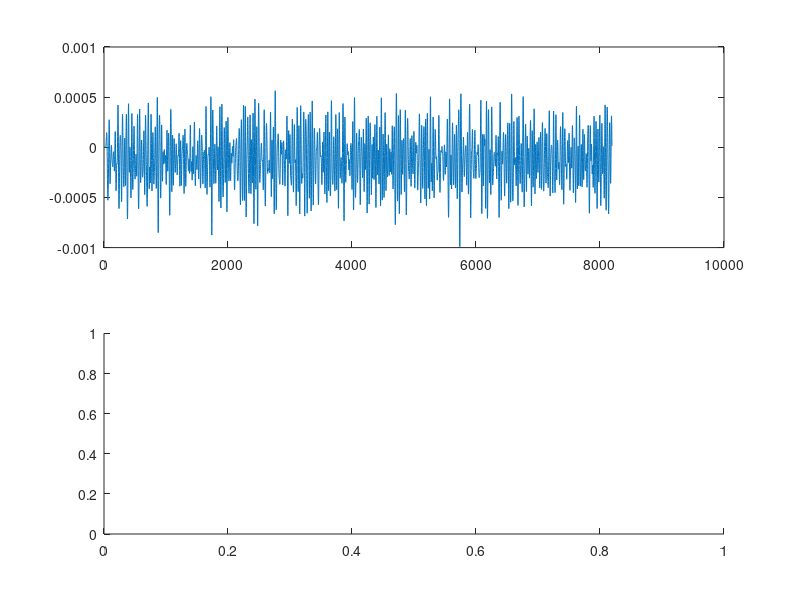

The MATLAB script that drew this image: (Note: this script raises an error after producing the figure.)
eps0 = 10.^-9/36/pi; mu0 = 4*pi*10.^-7;
c = 3*10.^8; Cn = 0.99;
dx = 0.001; dy =0.001; dz = 0.001;
dt = Cn/(c * ((1/dz).^2+(1/dy).^2+(1/dz).^2).^.5); 
dt_mu = dt/mu0; dt_eps = dt/eps0;

duration = 8192;
nx = 30; ny = 40; nz = 10;

Ex = zeros(nx,ny+1,nz+1); Hx = zeros(nx+1,ny,nz);
Ey = zeros(nx+1,ny,nz+1); Hy = zeros(nx,ny+1,nz);
Ez = zeros(nx+1,ny+1,nz); Hz = zeros(nx,ny,nz+1);
Ez_save = zeros(duration,1);

Pulse = zeros(duration,1);
T = 2.^.5*(log(2)).^.5 /(pi*15*10^9);
for n = 1:duration
    Pulse(n) = exp(-((n*dt - 3*T)/T).^2);
end

for iter = 1:duration
 %%%%%%%%%%%Ecell update%%%%%%%%%%%%%%%%%%%%%%
 Ex(2:nx,2:ny,2:nz) = Ex(2:nx,2:ny,2:nz)...
               +(dt_eps/dy).*(Hz(2:nx,2:ny,2:nz)-Hz(2:nx,1:ny-1,2:nz))...
               -(dt_eps/dz).*(Hy(2:nx,2:ny,2:nz)-Hy(2:nx,2:ny,1:nz-1));

Ey(2:nx,2:ny,2:nz) = Ey(2:nx,2:ny,2:nz)...
               +(dt_eps/dz)*(Hx(2:nx,2:ny,2:nz)-Hx(2:nx,2:ny,1:nz-1))...
               -(dt_eps/dx)*(Hz(2:nx,2:ny,2:nz)-Hz(1:nx-1,2:ny,2:nz));                              

Ez(2:nx,2:ny,2:nz) = Ez(2:nx,2:ny,2:nz)...
               +(dt_eps/dx)*(Hy(2:nx,2:ny,2:nz)-Hy(1:nx-1,2:ny,2:nz))...
               -(dt_eps/dy)*(Hx(2:nx,2:ny,2:nz)-Hx(2:nx,1:ny-1,2:nz));
   
   %%%%%%%%%%%%%source 
   Ez(3,3,3) =  Ez(3,3,3) + Pulse(iter);
  
   
  %%%%%%%%%Hcell update
 Hx(1:nx+1,1:ny,1:nz) =Hx(1:nx+1,1:ny,1:nz)...
                 +(dt_mu/dz)*(Ey(1:nx+1,1:ny,2:nz+1)-Ey(1:nx+1,1:ny,1:nz))...
                 -(dt_mu/dy)*(Ez(1:nx+1,2:ny+1,1:nz)-Ez(1:nx+1,1:ny,1:nz));

Hy(1:nx,1:ny+1,1:nz) = Hy(1:nx,1:ny+1,1:nz)...
                 +(dt_mu/dx)*(Ez(2:nx+1,1:ny+1,1:nz)-Ez(1:nx,1:ny+1,1:nz))...
                 -(dt_mu/dz)*(Ex(1:nx,1:ny+1,2:nz+1)-Ex(1:nx,1:ny+1,1:nz));             
                          
Hz(1:nx,1:ny,1:nz+1) = Hz(1:nx,1:ny,1:nz+1)...
                 +(dt_mu/dy)*(Ex(1:nx,2:ny+1,1:nz+1)-Ex(1:nx,1:ny,1:nz+1))...
                 -(dt_mu/dx)*(Ey(2:nx+1,1:ny,1:nz+1)-Ey(1:nx,1:ny,1:nz+1));  
   
  Ez_save(iter) = Ez(12,3,10);
   
end
subplot(2,1,1);
plot(1:duration,Ez_save);

subplot(2,1,2);
[fax, fdata] = dtft(Ez_save, dt, 5*1e9, 30*1e9, 1e7);
mag_Ez = abs(fdata);
plot(fax, mag_Ez);
xticks([5*1e9:5*1e9:30*1e9]);
xticklabels({'5', '10', '15', '20', '25', '30'});

